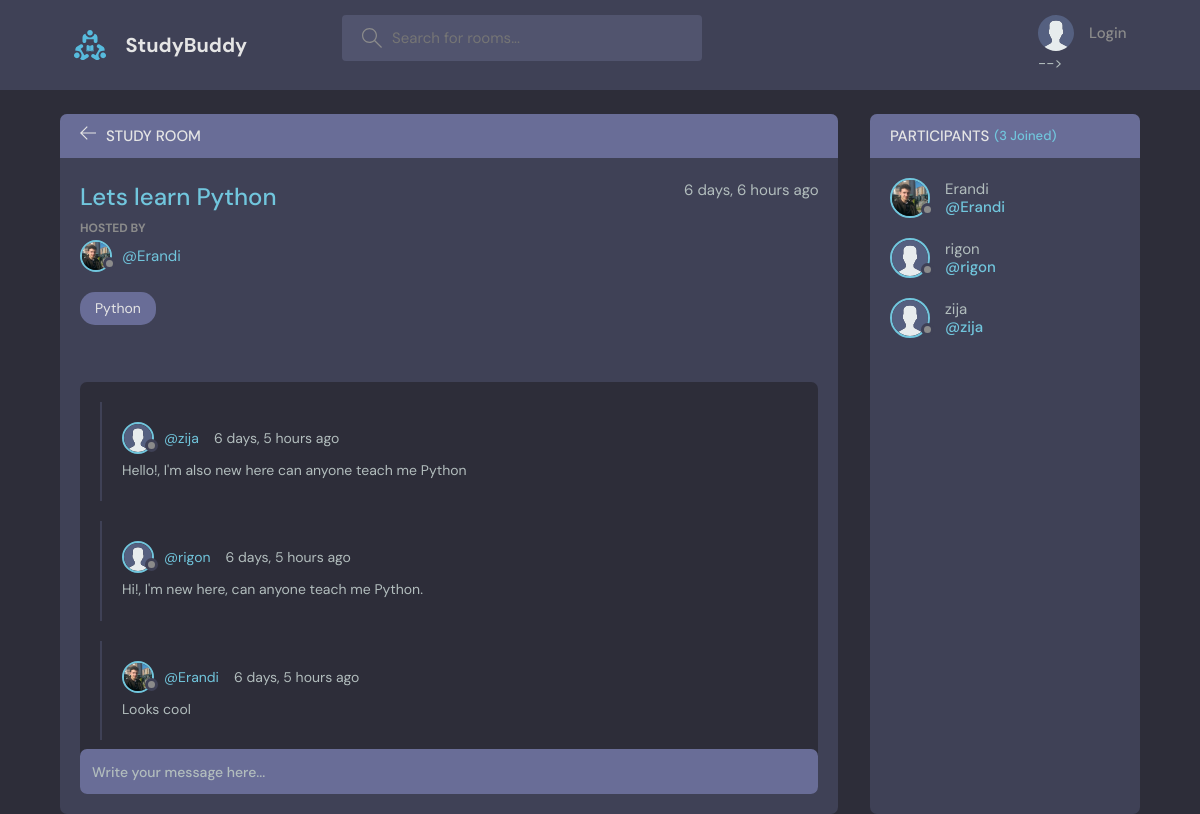
The page /room/1/ on the database its author committed.
### base/models.py (models this page shows, shortened)
class Room(models.Model):
    host = models.ForeignKey(User, on_delete=models.SET_NULL, null=True)
    topic = models.ForeignKey(Topic, on_delete=models.SET_NULL, null=True)
    name = models.CharField(max_length=200)
    description = models.TextField(null=True, blank=True)
    participants = models.ManyToManyField(User, related_name='participants', blank=True)
    updated = models.DateTimeField(auto_now=True)
    created = models.DateTimeField(auto_now_add=True)
    class Meta:
        ordering = ['-updated', '-created']

class User(AbstractUser):
    name = models.CharField(max_length=200, null=True)
    email = models.EmailField(unique=True, null=True)
    bio = models.TextField(null=True)
    avatar = models.ImageField(null=True, default="avatar.svg")
    USERNAME_FIELD = 'email'
    REQUIRED_FIELDS = []

class Topic(models.Model):
    name = models.CharField(max_length=200)
    def __str__(self):
        return self.name

class Message(models.Model):
    user = models.ForeignKey(User, on_delete=models.CASCADE)
    room = models.ForeignKey(Room, on_delete=models.CASCADE)
    body = models.TextField()
    updated = models.DateTimeField(auto_now=True)
    created = models.DateTimeField(auto_now_add=True)
    class Meta:
        ordering = ['-updated', '-created']

### base/views.py (the view, shortened to what this page needs)
# urls.py: path('room/<str:pk>/', views.room, name="room"),
def room(request, pk):
    room = Room.objects.get(id=pk)
    room_messages = room.message_set.all()
    participants = room.participants.all()
    context = {'room': room, 'room_messages': room_messages, 'participants': participants}
    return render(request, 'base/room.html', context)

### base/templates/base/room.html (shortened to what this page needs)
{% extends 'main.html' %}
{% block content %}
<main class="profile-page layout layout--2">
  <div class="container">
    <div class="room">
      <div class="room__top">
        <div class="room__topLeft">
          <a href="{% url 'home' %}">
            <svg version="1.1" xmlns="http://www.w3.org/2000/svg" width="32" height="32" viewBox="0 0 32 32">
              <title>arrow-left</title>
              <path
                d="M13.723 2.286l-13.723 13.714 13.719 13.714 1.616-1.611-10.96-10.96h27.625v-2.286h-27.625l10.965-10.965-1.616-1.607z">
              </path>
            </svg>
          </a>
          <h3>Study Room</h3>
        </div>
      </div>
      <div class="room__box scroll">
        <div class="room__header scroll">
          <div class="room__info">
            <h3>{{room.name}}</h3>
            <span>{{room.created|timesince}} ago</span>
          </div>
          <div class="room__hosted">
            <p>Hosted By</p>
            <a href="{% url 'user-profile' room.host.id %}" class="room__author">
              <div class="avatar avatar--small">
                <img src="{{room.host.avatar.url}}" />
              </div>
              <span>@{{room.host.username}}</span>
            </a>
          </div>
          <span class="room__topics">{{room.topic}}</span>
        </div>
        <div class="room__conversation">
          <div class="threads scroll">
            {% for message in room_messages %}
            <div class="thread">
              <div class="thread__top">
                <div class="thread__author">
                  <a href="{% url 'user-profile' message.user.id %}" class="thread__authorInfo">
                    <div class="avatar avatar--small">
                      <img src="{{message.user.avatar.url}}" />
                    </div>
                    <span>@{{message.user.username}}</span>
                  </a>
                  <span class="thread__date">{{message.created|timesince}} ago</span>
                </div>
              </div>
              <div class="thread__details">
                {{message.body}}
              </div>
            </div>
            {% endfor %}
          </div>
        </div>
      </div>
      <div class="room__message">
        <form action="" method="POST">
          <input name="body" placeholder="Write your message here..." />
        </form>
      </div>
    </div>
    <div class="participants">
      <h3 class="participants__top">Participants <span>({{participants.count}} Joined)</span></h3>
      <div class="participants__list scroll">
        {% for user in participants %}
        <a href="{%  url 'user-profile' user.id %}" class="participant">
          <div class="avatar avatar--medium">
            <img src="{{user.avatar.url}}" />
          </div>
          <p>
            {{user.username}}
            <span>@{{user.username}}</span>
          </p>
        </a>
        {% endfor %}
      </div>
    </div>
  </div>
</main>
{% endblock content %}

### rows shown on the page
Room: name "Lets learn Python", created "6 days, 6 hours", host.avatar (picture), host.username "Erandi", topic "Python"
Message: user.avatar (placeholder picture), user.username "zija", created "6 days, 5 hours", body "Hello!, I'm also new here can anyone teach me Python"
Message: user.avatar (placeholder picture), user.username "rigon", created "6 days, 5 hours", body "Hi!, I'm new here, can anyone teach me Python."
Message: user.avatar (picture), user.username "Erandi", created "6 days, 5 hours", body "Looks cool"
User: avatar (picture), username "Erandi"
User: avatar (placeholder picture), username "rigon"
User: avatar (placeholder picture), username "zija"

### other values the page prints
{{ participants.count }} "3"
